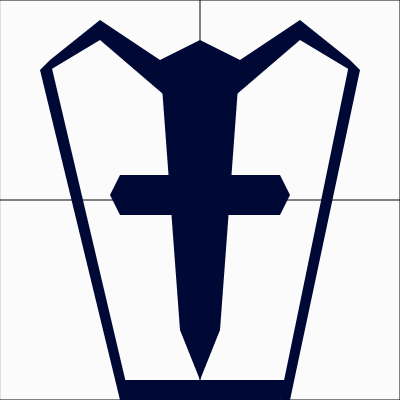
Frame 1 (no input)
Frame 60 (no input): identical to frame 1, image omitted
Frame 120 (the mouse pressed at the canvas centre since frame 60): identical to frame 1, image omitted

The p5.js sketch that drew this single still picture (run headless with seeded random() and noise() and a simulated clock; from frame 60 on, the mouse is pressed at the canvas centre):

// p5.js sketch
// ── sketch.js
function setup() {
  createCanvas(400, 400);
}

function draw() {
  background(220);
  stroke(6)
  
  //Border
  fill("#fbfbfb")
  quad(0,0, 400,0, 400,400, 0,400)
  
  // Lárétt lína
  line(0,200, 400,200)
  
  // Lóðrétt lína
  line(200,0, 200,400)
  
  noStroke()
  fill("#000936")
  
  
  //Neðsti þríhyrningur
  triangle
  (200,380, 
   180,330, 
   220,330)
  
  //Upp frá þríhyrning
  quad
  (180,330, 
   160,60, 
   240,60, 
   220,330)
  
  //Kross
  triangle
  (110,195, 
   120,175, 
   120,215)
  
  quad
  (120,175,
   280,175, 
   280,215, 
   120,215)
  
  triangle
  (290,195,
  280,175,
  280,215)
  
  //Efsti þríhyrningur
  triangle
  (200, 40,
   160,60, 
   240,60)
  
  //Vinstri armur
  quad(
  160,60,
  170,100,
  100,40,
  100,20)
  
  //Hægri armur
  quad(
  240,60,
  230,100,
  300,40,
  300,20)

  //Vinstri niður
  quad(
  100,40,
  100,20,
  50,60,
  50,70)
  
  //Hægri niður
  quad(
  300,40,
  300,20,
  350,60,
  350,70)
  
  //Vinstri vængur
  quad(
  50,60,
  40,70,
  120,400,
  130,400)
  
  //Hægri vængur
  quad(
  350,60,
  360,70,
  290,400,
  280,400)
  
  //Neðsta lína
  quad(
  120,400,
  120,380,
  290,380,
  280,400)
}
